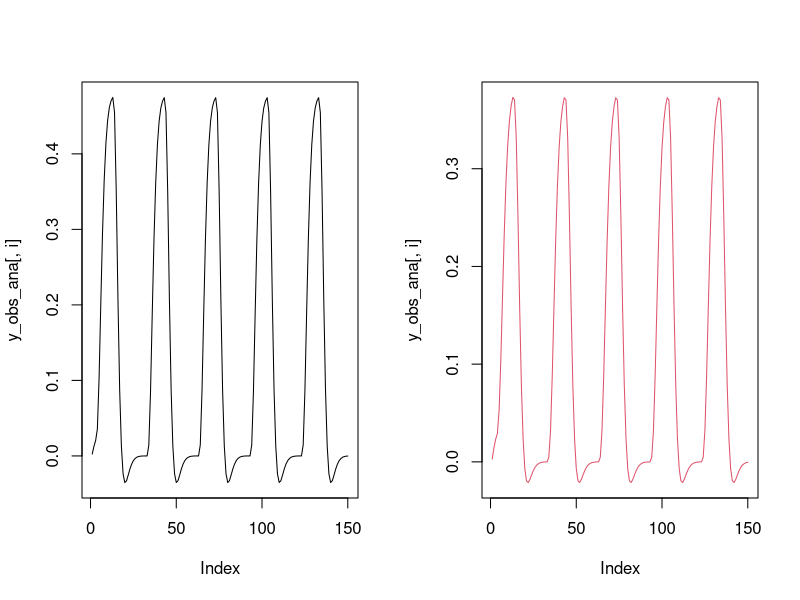
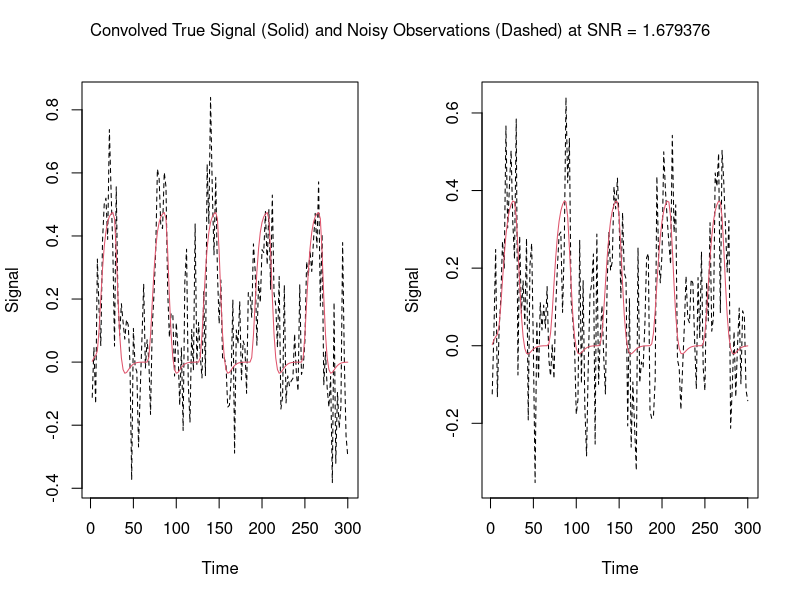
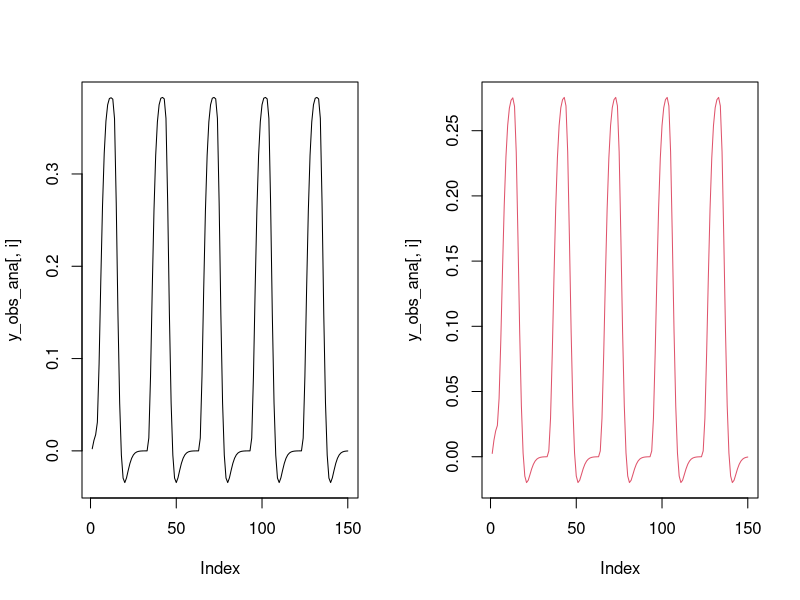
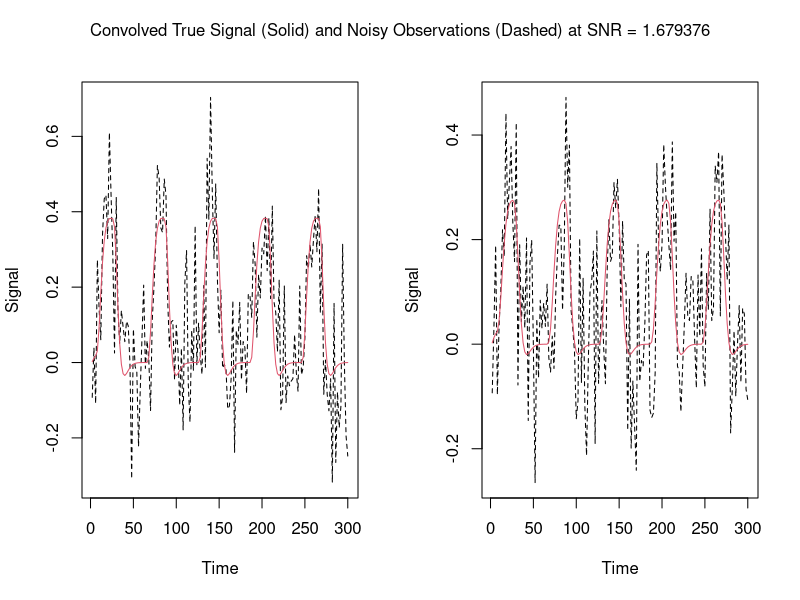

R code for these plots, in order:
setwd("/storage/work/krf5429/Canonical-DCM-Method/Computational_Efficiency_Sim")

# Simulating from the complex model with the diag(A) fixed to -0.5
remove(list=ls())

# Packages
library(expm)
library(posterior)

# Generating inputs
##########################
m = 2; n_u = 2; max_time = 150*2
nu = list(nu_A = c(0.4,0.3), nu_B = c(-0.2), nu_C=c(0.3))
idxs = list(A_idxs = matrix(c(2,1,
                              1,2), byrow = T, ncol=2),
            B_idxs = matrix(c(2,1,2), byrow=T, ncol = 3),
            C_idxs = matrix(c(1,1), byrow=T, ncol=2))
times = NULL
input = NULL

linear <- function(t, z, params, input) {
  # t is the current time point in the integration, 
  # z is the current estimate of the variables in the ODE system
  A = params[["A"]]
  B = params[["B"]] 
  C = params[["C"]]
  u = matrix(input(t),ncol=1)
  B_all = Reduce("+", lapply(1:nrow(u), function(i) u[i,1]*B[[i]])) 
  dz <- (A+B_all)%*%z + C%*%u
  return(list(dz))
}
gen_input = function(times, start_time, end_time, duration,between_duration){
  input = rep(0,length(times))
  
  current_start_time = start_time
  time_points = matrix(nrow = 0,ncol=2)
  while(1){
    current_end_time = current_start_time + duration 
    if(current_end_time > end_time){current_end_time = end_time}
    time_points = rbind(time_points, c(current_start_time, current_end_time))
    if(current_end_time + between_duration < end_time){
      current_start_time = current_end_time + between_duration 
    }else{
      break
    }
  }
  for(i in 1:nrow(time_points)){
    input[time_points[i,1]<times & times <=time_points[i,2]] = 1
  }
  input
}
struct_paramMats = function(m, n_u, idxs, nu){
  
  A = matrix(data = 0,nrow = m, ncol = m)
  for(i in 1:nrow(idxs$A_idxs)){
    A[idxs$A_idxs[i,1], idxs$A_idxs[i,2]] = with(nu,nu_A[i])
  }
  diag(A) = -0.5*exp(diag(A))
  
  B = lapply(1:n_u, function(x){matrix(data = 0,nrow = m, ncol = m)})
  for(i in 1:nrow(idxs$B_idxs)){
    B[[idxs$B_idxs[i,1]]][idxs$B_idxs[i,2], idxs$B_idxs[i,3]] = with(nu,nu_B[i])
  }
  
  C = matrix(data=0, nrow = m, ncol = n_u)
  for(i in 1:nrow(idxs$C_idxs)){
    C[idxs$C_idxs[i,1], idxs$C_idxs[i,2]] = with(nu,nu_C[i])
  }
  
  return(list(A=A,B=B,C=C))
  
}


if(is.null(times)){times <- seq(0, max_time, 2)}

if(is.null(input)){
  input1  = gen_input(times,start_time = 5,end_time = max(times),duration = 20,between_duration=40)
  input2  = gen_input(times,start_time = 25,end_time = max(times),duration = 20,between_duration=40)
  input = cbind(input1, input2)
}else{
  if(length(times)!=nrow(input)){stop("length(input)!=nrow(input)")}
}

input_u = function(t){
  sapply(1:ncol(input), function(j) approxfun(x = times,y = input[,j], rule=2, method="const",f=0)(t))
}

n_u = length(input_u(0))
u = input[-1,]

# set up parameters
paramMats = struct_paramMats(m = m,n_u = n_u,idxs = idxs,nu = nu)

# Simulating data
# Solving piecewise analytically
##########################
# Function to get changepoints in u when u(t) is any dimension
get_changepoints <- function(input){
  
  # Get dataframe of indices when changes occur
  changes <- as.data.frame(which(abs(diff(input)) >= 1, arr.ind = T))
  changes$row <- changes$row+1 # add 1 to row index to indicate the row the change starts
  changes <- changes[order(changes$row),] # ascending order
  
  # Make duplicates their own category to reflect when switching from input1 -> input2
  changes <- changes[!duplicated(changes$row),] # remove duplicates
  
  # Add in last row to reflect final block of times
  changes <- rbind(changes, c(nrow(input),0))$row
  
  # Return dataframe
  return(changes)
}

# Scenario a: u(t) = 0
eval_u_a <- function(t, z0, A, prev_index){
  expm::expAtv(A = A, t = times[t]-times[prev_index], v = z0)$eAtv
}

# Scenario b: u(t) != 0
eval_u_b <- function(t, z0, A, B, C, input, prev_index){
  A0 = A + Reduce("+",lapply(1:ncol(input), function(i) input[t-1,i]*B[[i]]))
  b0 = as.numeric(C%*%input[t-1,])
  zstar = -solve(A0,b0)
  expm::expAtv(A = A0,t = times[t]-times[prev_index],v = z0-zstar)$eAtv + zstar
}

# Function to get piecewise analytic solution to ODE
get_AnalyticSol <- function(input, changes, times, parms, m, v0 = NULL){
  
  # Get initial values if not specified
  if (is.null(v0) == T) {v0 <- rep(0.1,m)}
  
  # Matrix to store solution
  sol <- matrix(NA, nrow = length(times), ncol = m)
  sol[1,] <- v0 # add initial values
  
  # Initialize at u(t)=0
  prev_index <- 1
  
  # For loop to go from one change to the next
  for (i in 1:length(changes)){
    
    # Denote index for which we will work up to
    index <- changes[i]
    
    # Update solution based on change_type
    if (sum(input[index-1,]) == 0){
      sol[(prev_index+1):index,] <- t(sapply((prev_index+1):index, eval_u_a, 
                                             z0 = sol[prev_index,], A = parms$A,
                                             prev_index = prev_index))
    } else {
      if(sum(input[index-1,]) != 0){
        sol[(prev_index+1):index,] <- t(sapply((prev_index+1):index, eval_u_b, 
                                               z0 = sol[prev_index,], A = parms$A, 
                                               B = parms$B, C = parms$C,
                                               input = input, prev_index = prev_index))
      }
    }
    
    # Update indices
    prev_index <- index 
    
  }
  return(sol)
}
##########################

# Running functions to get analytic solution
# Obtain dataframe of changes based on input
changes <- get_changepoints(input)

# Running final function
analytic_sol <- get_AnalyticSol(input, changes, times, parms = paramMats, m)

# Quickly check with forward solving ODE numerically - good
library(deSolve)
numeric_sol <- ode(y = rep(0.1,m),
                   times = times,
                   func = linear,
                   parms= with(paramMats, list(A=A, B=B, C=C)),
                   input = input_u,                   
                   atol = 1e-6, 
                   rtol = 1e-6
)

round(abs(analytic_sol-numeric_sol[,-1]),digits=4)

##########################

# convolution with HRF
# https://bic-berkeley.github.io/psych-214-fall-2016/convolution_background.html
HRF = function(t){dgamma(x = t, shape = 6,rate = 1) - (1/6)*dgamma(x = t,shape = 16,rate = 1)}
HRF_mu = function(mu,tp){
  convolve(mu, rev(HRF(tp)),type="open")[1:length(tp)]
}

y_obs_ana = sapply(1:m, function(i) HRF_mu(analytic_sol[-1,i],times[-1]))

par(mfrow = c(1,2))
for (i in 1:m) plot(y_obs_ana[,i], type = 'l', col = i)
#############################


# Add some white Gaussian noise according to approximate SNR obtained from SPM motion data
SNR = 1.679376
variance <-  numeric()
y_obs <- matrix(NA, nrow = length(times)-1, ncol = m)
for (j in 1:m){
  set.seed(j)
  variance[j] <- (var(y_obs_ana[,j])+(mean(y_obs_ana[,j]))^2)/SNR
  y_obs[,j] <- y_obs_ana[,j] + rnorm(length(times)-1, mean = 0, sd = sqrt(variance[j]))
}

variance
sqrt(variance)

par(mfrow=c(1,2))
for (i in 1:m){
  plot(times[-1],y_obs[,i],col=1,
       type='l',lty=2,xlab = "Time",ylab = "Signal")
  lines(times[-1],y_obs_ana[,i],col=2)
}
mtext(paste("Convolved True Signal (Solid) and Noisy Observations (Dashed) at SNR = ",
            SNR,sep = ""), side = 3, line = -2, outer = T)

##########################################

# Save/export data
dat <- list(times = times[-1], u = u, y_obs = y_obs)
save(dat, file = "dat_simple_mdl_diag_fix.RData")

############################
# Structural identifiability check
# (A1)-(A4) met
# A%*%s vectors are independent (A5)
z0 <- rep(0.1,m)
mat <- cbind(z0,paramMats$A%*%z0)
solve(mat,c(0,0))

# A has d distinct eigenvalues (A6)
eigen(paramMats$A)$values

# Eigenvalues of matrix exponential of \Tilde(A) are all positive real (A7)
eigen(expm(paramMats$A + paramMats$B[[1]]))$values
eigen(expm(paramMats$A + paramMats$B[[2]]))$values

# Data blocks invertible for each condition (A8)
solve(cbind(dat$y_obs[3:5,],1))
solve(cbind(dat$y_obs[13:15,],1))


################################################################################
# Simulating from the complex model with the diag(A) allowed to vary
remove(list=ls())

# Packages
library(expm)
library(posterior)

# Generating inputs
##########################
m = 2; n_u = 2; max_time = 150*2
nu = list(nu_A = c(0.4,0.3,rep(0.1,m)), nu_B = c(-0.2), nu_C=c(0.3))
idxs = list(A_idxs = matrix(c(2,1,
                              1,2,
                              1,1,
                              2,2), byrow = T, ncol=2),
            B_idxs = matrix(c(2,1,2), byrow=T, ncol = 3),
            C_idxs = matrix(c(1,1), byrow=T, ncol=2))
times = NULL
input = NULL

linear <- function(t, z, params, input) {
  # t is the current time point in the integration, 
  # z is the current estimate of the variables in the ODE system
  A = params[["A"]]
  B = params[["B"]] 
  C = params[["C"]]
  u = matrix(input(t),ncol=1)
  B_all = Reduce("+", lapply(1:nrow(u), function(i) u[i,1]*B[[i]])) 
  dz <- (A+B_all)%*%z + C%*%u
  return(list(dz))
}
gen_input = function(times, start_time, end_time, duration,between_duration){
  input = rep(0,length(times))
  
  current_start_time = start_time
  time_points = matrix(nrow = 0,ncol=2)
  while(1){
    current_end_time = current_start_time + duration 
    if(current_end_time > end_time){current_end_time = end_time}
    time_points = rbind(time_points, c(current_start_time, current_end_time))
    if(current_end_time + between_duration < end_time){
      current_start_time = current_end_time + between_duration 
    }else{
      break
    }
  }
  for(i in 1:nrow(time_points)){
    input[time_points[i,1]<times & times <=time_points[i,2]] = 1
  }
  input
}
struct_paramMats = function(m, n_u, idxs, nu){
  
  A = matrix(data = 0,nrow = m, ncol = m)
  for(i in 1:nrow(idxs$A_idxs)){
    A[idxs$A_idxs[i,1], idxs$A_idxs[i,2]] = with(nu,nu_A[i])
  }
  diag(A) = -0.5*exp(diag(A))
  
  B = lapply(1:n_u, function(x){matrix(data = 0,nrow = m, ncol = m)})
  for(i in 1:nrow(idxs$B_idxs)){
    B[[idxs$B_idxs[i,1]]][idxs$B_idxs[i,2], idxs$B_idxs[i,3]] = with(nu,nu_B[i])
  }
  
  C = matrix(data=0, nrow = m, ncol = n_u)
  for(i in 1:nrow(idxs$C_idxs)){
    C[idxs$C_idxs[i,1], idxs$C_idxs[i,2]] = with(nu,nu_C[i])
  }
  
  return(list(A=A,B=B,C=C))
  
}


if(is.null(times)){times <- seq(0, max_time, 2)}

if(is.null(input)){
  input1  = gen_input(times,start_time = 5,end_time = max(times),duration = 20,between_duration=40)
  input2  = gen_input(times,start_time = 25,end_time = max(times),duration = 20,between_duration=40)
  input = cbind(input1, input2)
}else{
  if(length(times)!=nrow(input)){stop("length(input)!=nrow(input)")}
}

input_u = function(t){
  sapply(1:ncol(input), function(j) approxfun(x = times,y = input[,j], rule=2, method="const",f=0)(t))
}

n_u = length(input_u(0))
u = input[-1,]

# set up parameters
paramMats = struct_paramMats(m = m,n_u = n_u,idxs = idxs,nu = nu)

# Simulating data
# Solving piecewise analytically
##########################
# Function to get changepoints in u when u(t) is any dimension
get_changepoints <- function(input){
  
  # Get dataframe of indices when changes occur
  changes <- as.data.frame(which(abs(diff(input)) >= 1, arr.ind = T))
  changes$row <- changes$row+1 # add 1 to row index to indicate the row the change starts
  changes <- changes[order(changes$row),] # ascending order
  
  # Make duplicates their own category to reflect when switching from input1 -> input2
  changes <- changes[!duplicated(changes$row),] # remove duplicates
  
  # Add in last row to reflect final block of times
  changes <- rbind(changes, c(nrow(input),0))$row
  
  # Return dataframe
  return(changes)
}

# Scenario a: u(t) = 0
eval_u_a <- function(t, z0, A, prev_index){
  expm::expAtv(A = A, t = times[t]-times[prev_index], v = z0)$eAtv
}

# Scenario b: u(t) != 0
eval_u_b <- function(t, z0, A, B, C, input, prev_index){
  A0 = A + Reduce("+",lapply(1:ncol(input), function(i) input[t-1,i]*B[[i]]))
  b0 = as.numeric(C%*%input[t-1,])
  zstar = -solve(A0,b0)
  expm::expAtv(A = A0,t = times[t]-times[prev_index],v = z0-zstar)$eAtv + zstar
}

# Function to get piecewise analytic solution to ODE
get_AnalyticSol <- function(input, changes, times, parms, m, v0 = NULL){
  
  # Get initial values if not specified
  if (is.null(v0) == T) {v0 <- rep(0.1,m)}
  
  # Matrix to store solution
  sol <- matrix(NA, nrow = length(times), ncol = m)
  sol[1,] <- v0 # add initial values
  
  # Initialize at u(t)=0
  prev_index <- 1
  
  # For loop to go from one change to the next
  for (i in 1:length(changes)){
    
    # Denote index for which we will work up to
    index <- changes[i]
    
    # Update solution based on change_type
    if (sum(input[index-1,]) == 0){
      sol[(prev_index+1):index,] <- t(sapply((prev_index+1):index, eval_u_a, 
                                             z0 = sol[prev_index,], A = parms$A,
                                             prev_index = prev_index))
    } else {
      if(sum(input[index-1,]) != 0){
        sol[(prev_index+1):index,] <- t(sapply((prev_index+1):index, eval_u_b, 
                                               z0 = sol[prev_index,], A = parms$A, 
                                               B = parms$B, C = parms$C,
                                               input = input, prev_index = prev_index))
      }
    }
    
    # Update indices
    prev_index <- index 
    
  }
  return(sol)
}
##########################

# Running functions to get analytic solution
# Obtain dataframe of changes based on input
changes <- get_changepoints(input)

# Running final function
analytic_sol <- get_AnalyticSol(input, changes, times, parms = paramMats, m)

# Quickly check with forward solving ODE numerically - good
library(deSolve)
numeric_sol <- ode(y = rep(0.1,m),
                   times = times,
                   func = linear,
                   parms= with(paramMats, list(A=A, B=B, C=C)),
                   input = input_u,                   
                   atol = 1e-6, 
                   rtol = 1e-6
)

round(abs(analytic_sol-numeric_sol[,-1]),digits=4)

##########################

# convolution with HRF
# https://bic-berkeley.github.io/psych-214-fall-2016/convolution_background.html
HRF = function(t){dgamma(x = t, shape = 6,rate = 1) - (1/6)*dgamma(x = t,shape = 16,rate = 1)}
HRF_mu = function(mu,tp){
  convolve(mu, rev(HRF(tp)),type="open")[1:length(tp)]
}

y_obs_ana = sapply(1:m, function(i) HRF_mu(analytic_sol[-1,i],times[-1]))

par(mfrow = c(1,2))
for (i in 1:m) plot(y_obs_ana[,i], type = 'l', col = i)
#############################


# Add some white Gaussian noise according to approximate SNR obtained from SPM motion data
SNR = 1.679376
variance <-  numeric()
y_obs <- matrix(NA, nrow = length(times)-1, ncol = m)
for (j in 1:m){
  set.seed(j)
  variance[j] <- (var(y_obs_ana[,j])+(mean(y_obs_ana[,j]))^2)/SNR
  y_obs[,j] <- y_obs_ana[,j] + rnorm(length(times)-1, mean = 0, sd = sqrt(variance[j]))
}

variance
sqrt(variance)

par(mfrow=c(1,2))
for (i in 1:m){
  plot(times[-1],y_obs[,i],col=1,
       type='l',lty=2,xlab = "Time",ylab = "Signal")
  lines(times[-1],y_obs_ana[,i],col=2)
}
mtext(paste("Convolved True Signal (Solid) and Noisy Observations (Dashed) at SNR = ",
            SNR,sep = ""), side = 3, line = -2, outer = T)

##########################################

# Save/export data
dat <- list(times = times[-1], u = u, y_obs = y_obs)
save(dat, file = "dat_simple_mdl_diag_var.RData")

############################
# Structural identifiability check
# (A1)-(A4) met
# A%*%s vectors are independent (A5)
z0 <- rep(0.1,m)
mat <- cbind(z0,paramMats$A%*%z0)
solve(mat,c(0,0))

# A has d distinct eigenvalues (A6)
eigen(paramMats$A)$values

# Eigenvalues of matrix exponential of \Tilde(A) are all positive real (A7)
eigen(expm(paramMats$A + paramMats$B[[1]]))$values
eigen(expm(paramMats$A + paramMats$B[[2]]))$values

# Data blocks invertible for each condition (A8)
solve(cbind(dat$y_obs[3:5,],1))
solve(cbind(dat$y_obs[13:15,],1))
